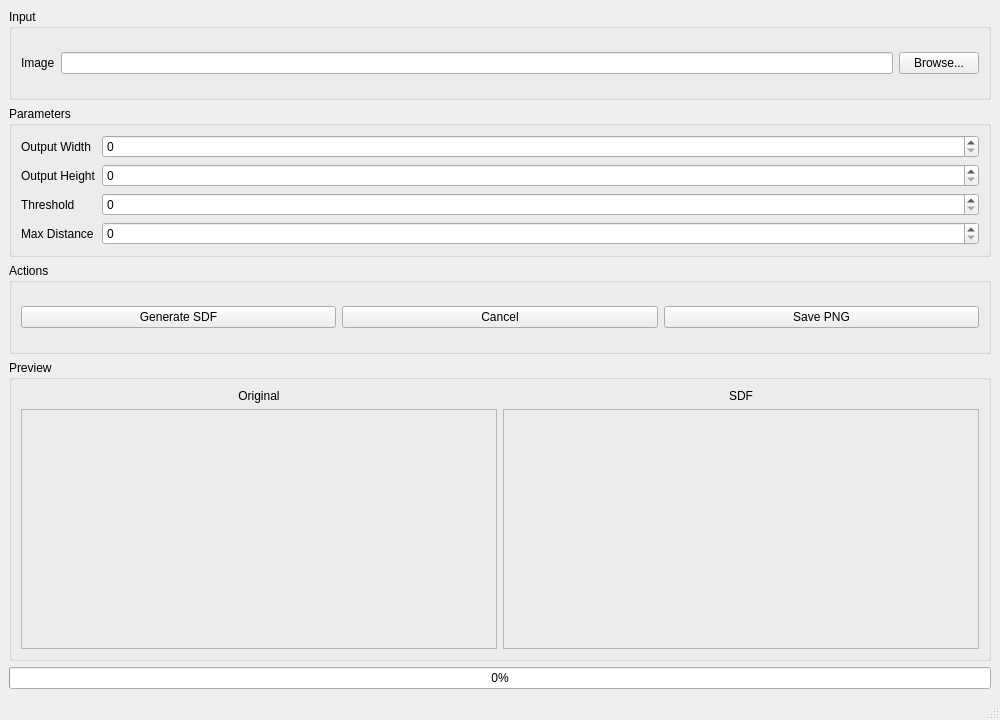
<?xml version="1.0" encoding="UTF-8"?>
<ui version="4.0">
 <class>MainWindow</class>
 <widget class="QMainWindow" name="MainWindow">
  <property name="geometry">
   <rect>
    <x>0</x>
    <y>0</y>
    <width>1000</width>
    <height>720</height>
   </rect>
  </property>
  <property name="windowTitle">
   <string>SDF 2D Generator</string>
  </property>
  <widget class="QWidget" name="centralwidget">
   <layout class="QVBoxLayout" name="verticalLayout">
    <item>
     <widget class="QGroupBox" name="inputGroup">
      <property name="title">
       <string>Input</string>
      </property>
      <layout class="QHBoxLayout" name="inputLayout">
       <item>
        <widget class="QLabel" name="inputLabel">
         <property name="text">
          <string>Image</string>
         </property>
        </widget>
       </item>
       <item>
        <widget class="QLineEdit" name="inputLineEdit">
         <property name="readOnly">
          <bool>true</bool>
         </property>
        </widget>
       </item>
       <item>
        <widget class="QPushButton" name="browseButton">
         <property name="text">
          <string>Browse...</string>
         </property>
        </widget>
       </item>
      </layout>
     </widget>
    </item>
    <item>
     <widget class="QGroupBox" name="paramsGroup">
      <property name="title">
       <string>Parameters</string>
      </property>
      <layout class="QFormLayout" name="paramsLayout">
       <item row="0" column="0">
        <widget class="QLabel" name="outputWidthLabel">
         <property name="text">
          <string>Output Width</string>
         </property>
        </widget>
       </item>
       <item row="0" column="1">
        <widget class="QSpinBox" name="outputWidthSpin"/>
       </item>
       <item row="1" column="0">
        <widget class="QLabel" name="outputHeightLabel">
         <property name="text">
          <string>Output Height</string>
         </property>
        </widget>
       </item>
       <item row="1" column="1">
        <widget class="QSpinBox" name="outputHeightSpin"/>
       </item>
       <item row="2" column="0">
        <widget class="QLabel" name="thresholdLabel">
         <property name="text">
          <string>Threshold</string>
         </property>
        </widget>
       </item>
       <item row="2" column="1">
        <widget class="QSpinBox" name="thresholdSpin"/>
       </item>
       <item row="3" column="0">
        <widget class="QLabel" name="maxDistanceLabel">
         <property name="text">
          <string>Max Distance</string>
         </property>
        </widget>
       </item>
       <item row="3" column="1">
        <widget class="QSpinBox" name="maxDistanceSpin"/>
       </item>
      </layout>
     </widget>
    </item>
    <item>
     <widget class="QGroupBox" name="actionsGroup">
      <property name="title">
       <string>Actions</string>
      </property>
      <layout class="QHBoxLayout" name="actionsLayout">
       <item>
        <widget class="QPushButton" name="generateButton">
         <property name="text">
          <string>Generate SDF</string>
         </property>
        </widget>
       </item>
       <item>
        <widget class="QPushButton" name="cancelButton">
         <property name="text">
          <string>Cancel</string>
         </property>
        </widget>
       </item>
       <item>
        <widget class="QPushButton" name="saveButton">
         <property name="text">
          <string>Save PNG</string>
         </property>
        </widget>
       </item>
      </layout>
     </widget>
    </item>
    <item>
     <widget class="QGroupBox" name="previewGroup">
      <property name="title">
       <string>Preview</string>
      </property>
      <layout class="QHBoxLayout" name="previewLayout">
       <item>
        <layout class="QVBoxLayout" name="originalLayout">
         <item>
          <widget class="QLabel" name="originalTitle">
           <property name="text">
            <string>Original</string>
           </property>
           <property name="alignment">
            <set>Qt::AlignCenter</set>
           </property>
          </widget>
         </item>
         <item>
          <widget class="QLabel" name="originalLabel">
           <property name="minimumSize">
            <size>
             <width>320</width>
             <height>240</height>
            </size>
           </property>
           <property name="frameShape">
            <enum>QFrame::StyledPanel</enum>
           </property>
           <property name="alignment">
            <set>Qt::AlignCenter</set>
           </property>
           <property name="wordWrap">
            <bool>true</bool>
           </property>
          </widget>
         </item>
        </layout>
       </item>
       <item>
        <layout class="QVBoxLayout" name="sdfLayout">
         <item>
          <widget class="QLabel" name="sdfTitle">
           <property name="text">
            <string>SDF</string>
           </property>
           <property name="alignment">
            <set>Qt::AlignCenter</set>
           </property>
          </widget>
         </item>
         <item>
          <widget class="QLabel" name="sdfLabel">
           <property name="minimumSize">
            <size>
             <width>320</width>
             <height>240</height>
            </size>
           </property>
           <property name="frameShape">
            <enum>QFrame::StyledPanel</enum>
           </property>
           <property name="alignment">
            <set>Qt::AlignCenter</set>
           </property>
           <property name="wordWrap">
            <bool>true</bool>
           </property>
          </widget>
         </item>
        </layout>
       </item>
      </layout>
     </widget>
    </item>
    <item>
     <widget class="QProgressBar" name="progressBar">
      <property name="value">
       <number>0</number>
      </property>
     </widget>
    </item>
   </layout>
  </widget>
  <widget class="QMenuBar" name="menubar">
   <property name="geometry">
    <rect>
     <x>0</x>
     <y>0</y>
     <width>1000</width>
     <height>21</height>
    </rect>
   </property>
  </widget>
  <widget class="QStatusBar" name="statusbar"/>
 </widget>
 <resources/>
 <connections/>
</ui>
